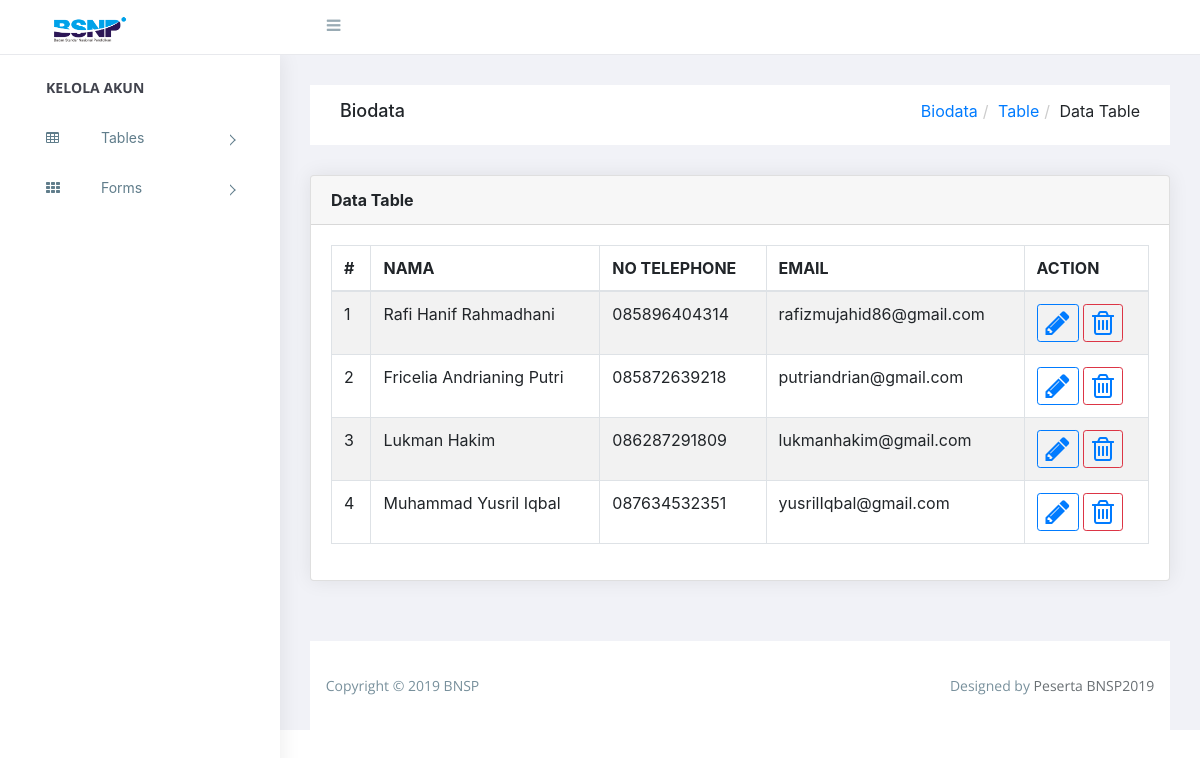
The page / on the database its author committed.
### tables this page shows
CREATE TABLE `biodata` (
  `id` int(11) NOT NULL AUTO_INCREMENT,
  `name` varchar(100) DEFAULT NULL,
  `noTelp` varchar(13) DEFAULT NULL,
  `email` varchar(100) DEFAULT NULL,
  PRIMARY KEY (`id`)
);

### index.php (the view, shortened to what this page needs)
<?php
    include "connection.php";
    include "header_administrator.php";
    $queryVendor="SELECT * FROM biodata;";
    $result_vendor=mysql_query($queryVendor,$conn);
?>
        <div class="breadcrumbs">
            <div class="breadcrumbs-inner">
                <div class="row m-0">
                    <div class="col-sm-4">
                        <div class="page-header float-left">
                            <div class="page-title">
                                <h1>Biodata</h1>
                            </div>
                        </div>
                    </div>
                    <div class="col-sm-8">
                        <div class="page-header float-right">
                            <div class="page-title">
                                <ol class="breadcrumb text-right">
                                    <li><a href="#">Biodata</a></li>
                                    <li><a href="#">Table</a></li>
                                    <li class="active">Data table</li>
                                </ol>
                            </div>
                        </div>
                    </div>
                </div>
            </div>
        </div>
        <div class="content">
            <div class="animated fadeIn">
                <div class="row">
                    <div class="col-md-12">
                        <div class="card">
                            <div class="card-header">
                                <strong class="card-title">Data Table</strong>
                            </div>
                            <div class="card-body">
                                <table id="bootstrap-data-table" class="table table-striped table-bordered">
                                    <thead>
                                        <tr>
                                            <th>#</th>
                                            <th>NAMA</th>
                                            <th>NO TELEPHONE</th>
                                            <th>EMAIL</th>
                                            <th>ACTION</th>
                                        </tr>
                                    </thead>
                                    <tbody>
                                    <?php
                                        $i = 0;
                                        while ($row1=mysql_fetch_array($result_vendor)){
                                            $i++;
                                    ?>
                                        <tr>
                                            <td><?php echo $i ?></td>
                                            <td><?php echo $row1["name"]; ?></td>
                                            <td><?php echo $row1["noTelp"]; ?></td>
                                            <td><?php echo $row1["email"]; ?></td>
                                            <td>
                                                <div class="btn btn-outline-primary btn-sm"><a  href="biodata_form.php?edit=true&id=<?php echo $row1["id"];?>"> <i class='fa fa-pencil fa-2x'> </i> </a></div>
                                                <div class="btn btn-outline-danger btn-sm"><a  href="biodata_delete.php?id=<?php echo $row1["id"];?>"> <i class='fa fa-trash-o fa-2x'> </i> </a></div>
                                            </td>
                                        </tr>
                                    <?php
                                        }
                                    ?>
                                    </tbody>
                                </table>
                            </div>
                        </div>
                    </div>
                </div>
            </div>
        </div>
        <footer class="site-footer">
            <div class="footer-inner bg-white">
                <div class="row">
                    <div class="col-sm-6">
                        Copyright &copy; 2019 BNSP
                    </div>
                    <div class="col-sm-6 text-right">
                        Designed by <a href="#">Peserta BNSP2019</a>
                    </div>
                </div>
            </div>
        </footer>
    </div>
</body>
</html>

### header_administrator.php (shortened to what this page needs)
<html>
<head>
    <link rel="stylesheet" href="https://cdn.jsdelivr.net/npm/normalize.css@8.0.0/normalize.min.css">
    <link rel="stylesheet" href="https://cdn.jsdelivr.net/gh/lykmapipo/themify-icons@0.1.2/css/themify-icons.css">
    <link rel="stylesheet" href="https://cdn.jsdelivr.net/npm/pixeden-stroke-7-icon@1.2.3/pe-icon-7-stroke/dist/pe-icon-7-stroke.min.css">
    <link rel="stylesheet" href="https://cdnjs.cloudflare.com/ajax/libs/flag-icon-css/3.2.0/css/flag-icon.min.css">
    <link rel="stylesheet" href="assets/css/cs-skin-elastic.css">
    <link rel="stylesheet" href="assets/css/lib/datatable/dataTables.bootstrap.min.css">
    <link rel="stylesheet" href="assets/css/style.css">
    <link rel="stylesheet" type="text/css" href="styles/bootstrap-4.1.2/bootstrap.min.css">
    <link rel="stylesheet" type="text/css" href="styles/font-awesome-4.7.0/css/font-awesome.min.css" >
</head>
<body>
    <aside id="left-panel" class="left-panel">
        <nav class="navbar navbar-expand-sm navbar-default">
            <div id="main-menu" class="main-menu collapse navbar-collapse">
                <ul class="nav navbar-nav">
                    <li class="menu-title">Kelola Akun</li>
                    <li class="menu-item-has-children dropdown">
                        <a href="#" class="dropdown-toggle" data-toggle="dropdown" aria-haspopup="true" aria-expanded="false"> <i class="menu-icon fa fa-table"></i>Tables</a>
                    </li>
                    <li class="menu-item-has-children dropdown">
                        <a href="#" class="dropdown-toggle" data-toggle="dropdown" aria-haspopup="true" aria-expanded="false"> <i class="menu-icon fa fa-th"></i>Forms</a>
                    </li>
                </ul>
            </div>
        </nav>
    </aside>
    <div id="right-panel" class="right-panel">
        <header id="header" class="header">
            <div class="top-left">
                <div class="navbar-header">
                    <a class="navbar-brand" href="dashboard_admin.php"><img src="images/bnsp.png" alt="" style="padding-left:20px;width:40%;hight:40%"></a>
                    <a id="menuToggle" class="menutoggle"><i class="fa fa-bars"></i></a>
                </div>
            </div>
        </header>

### rows shown on the page
biodata: name "Rafi Hanif Rahmadhani", noTelp "085896404314", email "rafizmujahid86@gmail.com"
biodata: name "Fricelia Andrianing Putri", noTelp "085872639218", email "putriandrian@gmail.com"
biodata: name "Lukman Hakim", noTelp "086287291809", email "lukmanhakim@gmail.com"
biodata: name "Muhammad Yusril Iqbal", noTelp "087634532351", email "yusrilIqbal@gmail.com"
